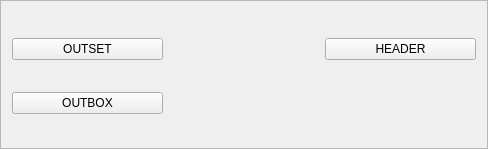
<?xml version="1.0" encoding="UTF-8"?>
<ui version="4.0">
 <class>insert</class>
 <widget class="QFrame" name="insert">
  <property name="geometry">
   <rect>
    <x>0</x>
    <y>0</y>
    <width>488</width>
    <height>149</height>
   </rect>
  </property>
  <property name="windowTitle">
   <string>Frame</string>
  </property>
  <property name="frameShape">
   <enum>QFrame::StyledPanel</enum>
  </property>
  <property name="frameShadow">
   <enum>QFrame::Raised</enum>
  </property>
  <layout class="QGridLayout" name="gridLayout">
   <property name="bottomMargin">
    <number>8</number>
   </property>
   <item row="0" column="0">
    <widget class="QPushButton" name="outsetButton">
     <property name="text">
      <string>OUTSET</string>
     </property>
    </widget>
   </item>
   <item row="0" column="1">
    <widget class="QLabel" name="outsetLabel">
     <property name="text">
      <string/>
     </property>
    </widget>
   </item>
   <item row="0" column="2">
    <widget class="QPushButton" name="outHeaderButton">
     <property name="text">
      <string>HEADER</string>
     </property>
    </widget>
   </item>
   <item row="1" column="0">
    <widget class="QPushButton" name="outboxButton">
     <property name="text">
      <string>OUTBOX</string>
     </property>
    </widget>
   </item>
   <item row="1" column="1">
    <widget class="QLabel" name="outboxLabel">
     <property name="text">
      <string/>
     </property>
    </widget>
   </item>
  </layout>
 </widget>
 <resources/>
 <connections/>
</ui>
